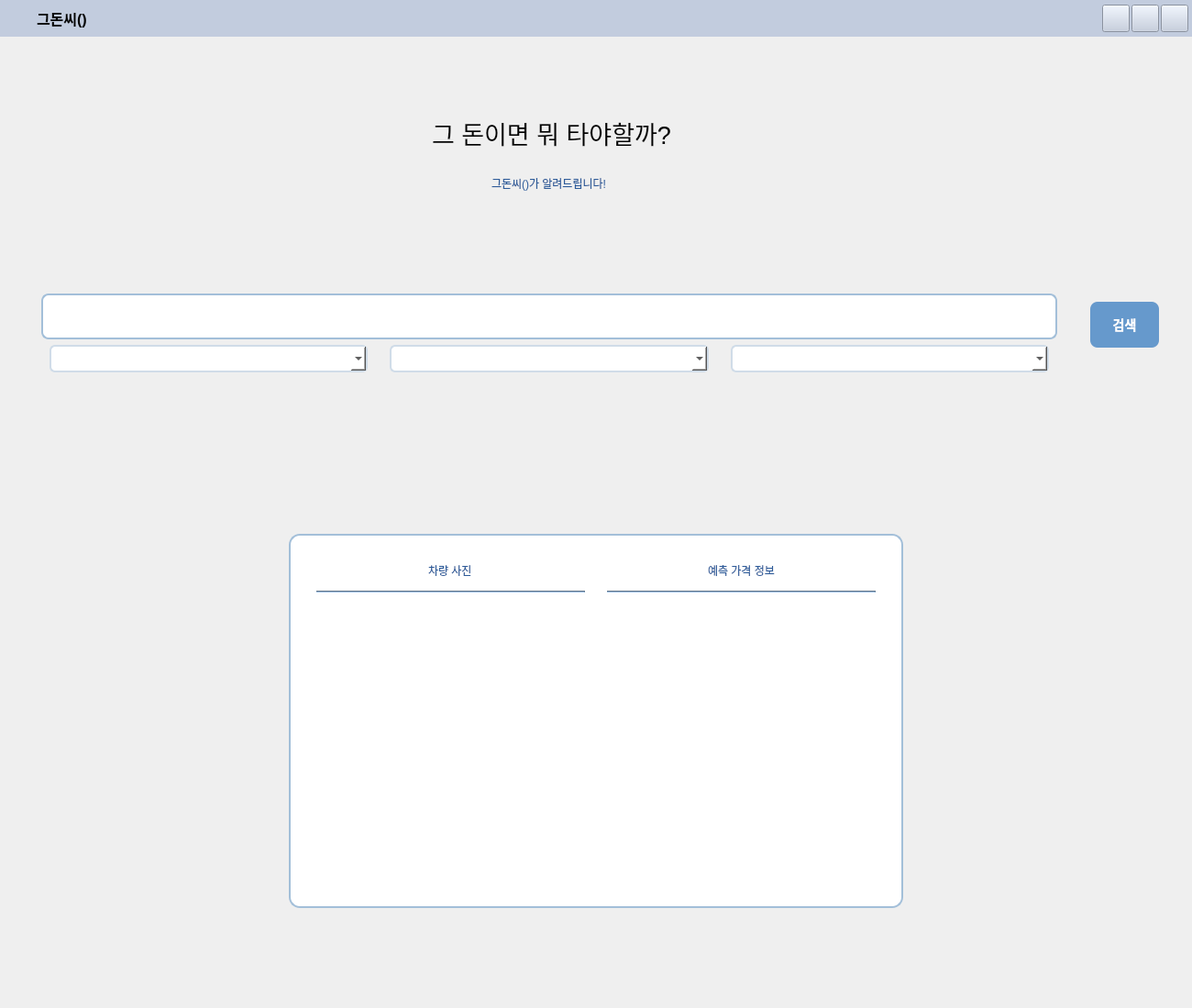
<?xml version="1.0" encoding="UTF-8"?>
<ui version="4.0">
 <class>MainWindow</class>
 <widget class="QMainWindow" name="MainWindow">
  <property name="windowModality">
   <enum>Qt::NonModal</enum>
  </property>
  <property name="geometry">
   <rect>
    <x>0</x>
    <y>0</y>
    <width>1300</width>
    <height>1099</height>
   </rect>
  </property>
  <property name="windowTitle">
   <string>MainWindow</string>
  </property>
  <property name="styleSheet">
   <string notr="true"/>
  </property>
  <widget class="QWidget" name="centralwidget">
   <property name="minimumSize">
    <size>
     <width>0</width>
     <height>0</height>
    </size>
   </property>
   <property name="styleSheet">
    <string notr="true"/>
   </property>
   <layout class="QVBoxLayout" name="verticalLayout">
    <property name="spacing">
     <number>5</number>
    </property>
    <property name="leftMargin">
     <number>0</number>
    </property>
    <property name="topMargin">
     <number>0</number>
    </property>
    <property name="rightMargin">
     <number>0</number>
    </property>
    <property name="bottomMargin">
     <number>0</number>
    </property>
    <item>
     <widget class="QWidget" name="widget" native="true">
      <layout class="QVBoxLayout" name="verticalLayout_2">
       <property name="spacing">
        <number>0</number>
       </property>
       <property name="leftMargin">
        <number>0</number>
       </property>
       <property name="topMargin">
        <number>0</number>
       </property>
       <property name="rightMargin">
        <number>0</number>
       </property>
       <property name="bottomMargin">
        <number>0</number>
       </property>
       <item>
        <widget class="QFrame" name="topBar">
         <property name="minimumSize">
          <size>
           <width>0</width>
           <height>40</height>
          </size>
         </property>
         <property name="maximumSize">
          <size>
           <width>16777215</width>
           <height>40</height>
          </size>
         </property>
         <property name="styleSheet">
          <string notr="true">background-color: rgb(194, 204, 222);</string>
         </property>
         <layout class="QHBoxLayout" name="verticalLayout_4">
          <property name="spacing">
           <number>0</number>
          </property>
          <property name="leftMargin">
           <number>0</number>
          </property>
          <property name="topMargin">
           <number>0</number>
          </property>
          <property name="rightMargin">
           <number>0</number>
          </property>
          <property name="bottomMargin">
           <number>0</number>
          </property>
          <item>
           <widget class="QFrame" name="logoBar">
            <property name="minimumSize">
             <size>
              <width>200</width>
              <height>0</height>
             </size>
            </property>
            <property name="maximumSize">
             <size>
              <width>200</width>
              <height>16777215</height>
             </size>
            </property>
            <property name="frameShadow">
             <enum>QFrame::Sunken</enum>
            </property>
            <layout class="QHBoxLayout" name="horizontalLayout_9">
             <property name="spacing">
              <number>0</number>
             </property>
             <property name="leftMargin">
              <number>5</number>
             </property>
             <property name="topMargin">
              <number>0</number>
             </property>
             <property name="rightMargin">
              <number>0</number>
             </property>
             <property name="bottomMargin">
              <number>0</number>
             </property>
             <item>
              <widget class="QPushButton" name="pushButton_5">
               <property name="minimumSize">
                <size>
                 <width>35</width>
                 <height>35</height>
                </size>
               </property>
               <property name="maximumSize">
                <size>
                 <width>35</width>
                 <height>35</height>
                </size>
               </property>
               <property name="focusPolicy">
                <enum>Qt::StrongFocus</enum>
               </property>
               <property name="styleSheet">
                <string notr="true">border: 0px</string>
               </property>
               <property name="text">
                <string/>
               </property>
               <property name="icon">
                <iconset resource="resources.qrc">
                 <normaloff>:/icons/icons/logo.svg</normaloff>:/icons/icons/logo.svg</iconset>
               </property>
               <property name="iconSize">
                <size>
                 <width>35</width>
                 <height>35</height>
                </size>
               </property>
              </widget>
             </item>
             <item>
              <widget class="QLabel" name="logo_name">
               <property name="font">
                <font>
                 <pointsize>12</pointsize>
                 <weight>75</weight>
                 <italic>false</italic>
                 <bold>true</bold>
                 <underline>false</underline>
                 <strikeout>false</strikeout>
                 <kerning>false</kerning>
                </font>
               </property>
               <property name="text">
                <string>&lt;html&gt;&lt;head/&gt;&lt;body&gt;&lt;p&gt;그돈씨(&lt;img src=&quot;:/icons/icons/character.png&quot;/&gt;)&lt;/p&gt;&lt;/body&gt;&lt;/html&gt;</string>
               </property>
              </widget>
             </item>
            </layout>
           </widget>
          </item>
          <item>
           <widget class="QFrame" name="frame">
            <property name="minimumSize">
             <size>
              <width>0</width>
              <height>0</height>
             </size>
            </property>
            <property name="maximumSize">
             <size>
              <width>16777215</width>
              <height>16777215</height>
             </size>
            </property>
            <layout class="QHBoxLayout" name="horizontalLayout_3">
             <property name="spacing">
              <number>0</number>
             </property>
             <property name="leftMargin">
              <number>0</number>
             </property>
             <property name="topMargin">
              <number>0</number>
             </property>
             <property name="rightMargin">
              <number>0</number>
             </property>
             <property name="bottomMargin">
              <number>0</number>
             </property>
            </layout>
           </widget>
          </item>
          <item>
           <widget class="QFrame" name="titleBar">
            <property name="minimumSize">
             <size>
              <width>100</width>
              <height>40</height>
             </size>
            </property>
            <property name="maximumSize">
             <size>
              <width>100</width>
              <height>40</height>
             </size>
            </property>
            <layout class="QHBoxLayout" name="horizontalLayout_2">
             <property name="spacing">
              <number>0</number>
             </property>
             <property name="leftMargin">
              <number>0</number>
             </property>
             <property name="topMargin">
              <number>0</number>
             </property>
             <property name="rightMargin">
              <number>0</number>
             </property>
             <property name="bottomMargin">
              <number>0</number>
             </property>
             <item>
              <widget class="QPushButton" name="pushButton_3">
               <property name="minimumSize">
                <size>
                 <width>30</width>
                 <height>30</height>
                </size>
               </property>
               <property name="maximumSize">
                <size>
                 <width>30</width>
                 <height>30</height>
                </size>
               </property>
               <property name="text">
                <string/>
               </property>
               <property name="icon">
                <iconset resource="resources.qrc">
                 <normaloff>:/icons/icons/minus.svg</normaloff>:/icons/icons/minus.svg</iconset>
               </property>
               <property name="iconSize">
                <size>
                 <width>17</width>
                 <height>17</height>
                </size>
               </property>
              </widget>
             </item>
             <item>
              <widget class="QPushButton" name="pushButton_2">
               <property name="minimumSize">
                <size>
                 <width>30</width>
                 <height>30</height>
                </size>
               </property>
               <property name="maximumSize">
                <size>
                 <width>30</width>
                 <height>30</height>
                </size>
               </property>
               <property name="text">
                <string/>
               </property>
               <property name="icon">
                <iconset resource="resources.qrc">
                 <normaloff>:/icons/icons/maximize.svg</normaloff>:/icons/icons/maximize.svg</iconset>
               </property>
               <property name="iconSize">
                <size>
                 <width>17</width>
                 <height>17</height>
                </size>
               </property>
              </widget>
             </item>
             <item>
              <widget class="QPushButton" name="pushButton">
               <property name="minimumSize">
                <size>
                 <width>30</width>
                 <height>30</height>
                </size>
               </property>
               <property name="maximumSize">
                <size>
                 <width>30</width>
                 <height>30</height>
                </size>
               </property>
               <property name="text">
                <string/>
               </property>
               <property name="icon">
                <iconset resource="resources.qrc">
                 <normaloff>:/icons/icons/close.svg</normaloff>:/icons/icons/close.svg</iconset>
               </property>
               <property name="iconSize">
                <size>
                 <width>17</width>
                 <height>17</height>
                </size>
               </property>
              </widget>
             </item>
            </layout>
           </widget>
          </item>
         </layout>
        </widget>
       </item>
       <item>
        <widget class="QFrame" name="container">
         <property name="minimumSize">
          <size>
           <width>0</width>
           <height>0</height>
          </size>
         </property>
         <layout class="QVBoxLayout" name="verticalLayout_5">
          <item>
           <widget class="QFrame" name="frame_2">
            <property name="minimumSize">
             <size>
              <width>0</width>
              <height>0</height>
             </size>
            </property>
            <property name="maximumSize">
             <size>
              <width>16777215</width>
              <height>16777215</height>
             </size>
            </property>
            <layout class="QHBoxLayout" name="horizontalLayout">
             <property name="spacing">
              <number>0</number>
             </property>
             <property name="leftMargin">
              <number>0</number>
             </property>
             <property name="topMargin">
              <number>0</number>
             </property>
             <property name="rightMargin">
              <number>0</number>
             </property>
             <property name="bottomMargin">
              <number>0</number>
             </property>
             <item>
              <widget class="QFrame" name="frame_5">
               <property name="minimumSize">
                <size>
                 <width>0</width>
                 <height>0</height>
                </size>
               </property>
               <property name="maximumSize">
                <size>
                 <width>660</width>
                 <height>16777215</height>
                </size>
               </property>
               <property name="font">
                <font>
                 <family>Agency FB</family>
                </font>
               </property>
               <layout class="QVBoxLayout" name="verticalLayout_7"/>
              </widget>
             </item>
             <item>
              <widget class="QFrame" name="input">
               <property name="minimumSize">
                <size>
                 <width>0</width>
                 <height>0</height>
                </size>
               </property>
               <property name="maximumSize">
                <size>
                 <width>16777215</width>
                 <height>16777215</height>
                </size>
               </property>
               <layout class="QVBoxLayout" name="verticalLayout_8">
                <item>
                 <widget class="QFrame" name="frame_11">
                  <property name="minimumSize">
                   <size>
                    <width>0</width>
                    <height>0</height>
                   </size>
                  </property>
                  <property name="maximumSize">
                   <size>
                    <width>16777215</width>
                    <height>16777215</height>
                   </size>
                  </property>
                  <layout class="QVBoxLayout" name="verticalLayout_3">
                   <property name="spacing">
                    <number>0</number>
                   </property>
                   <property name="leftMargin">
                    <number>0</number>
                   </property>
                   <property name="topMargin">
                    <number>0</number>
                   </property>
                   <property name="rightMargin">
                    <number>0</number>
                   </property>
                   <property name="bottomMargin">
                    <number>0</number>
                   </property>
                   <item>
                    <layout class="QHBoxLayout" name="frame_9">
                     <property name="leftMargin">
                      <number>0</number>
                     </property>
                     <property name="topMargin">
                      <number>50</number>
                     </property>
                     <item>
                      <layout class="QHBoxLayout" name="frame_15"/>
                     </item>
                     <item alignment="Qt::AlignHCenter">
                      <widget class="QFrame" name="frame_18">
                       <layout class="QHBoxLayout" name="frame_17">
                        <item>
                         <widget class="QLabel" name="label_3">
                          <property name="maximumSize">
                           <size>
                            <width>70</width>
                            <height>16777215</height>
                           </size>
                          </property>
                          <property name="text">
                           <string>&lt;html&gt;&lt;head/&gt;&lt;body&gt;&lt;p&gt;&lt;img src=&quot;:/icons/icons/car2.png&quot;/&gt;&lt;/p&gt;&lt;/body&gt;&lt;/html&gt;</string>
                          </property>
                         </widget>
                        </item>
                        <item>
                         <widget class="QLabel" name="label">
                          <property name="maximumSize">
                           <size>
                            <width>16777215</width>
                            <height>16777215</height>
                           </size>
                          </property>
                          <property name="font">
                           <font>
                            <pointsize>20</pointsize>
                           </font>
                          </property>
                          <property name="text">
                           <string>&lt;html&gt;&lt;head/&gt;&lt;body&gt;&lt;p&gt;그 돈이면 뭐 타야할까?&lt;/p&gt;&lt;/body&gt;&lt;/html&gt;</string>
                          </property>
                         </widget>
                        </item>
                       </layout>
                      </widget>
                     </item>
                     <item>
                      <layout class="QHBoxLayout" name="frame_16"/>
                     </item>
                    </layout>
                   </item>
                   <item alignment="Qt::AlignTop">
                    <widget class="QFrame" name="frame_10">
                     <property name="maximumSize">
                      <size>
                       <width>16777215</width>
                       <height>50</height>
                      </size>
                     </property>
                     <layout class="QVBoxLayout" name="verticalLayout_9">
                      <item alignment="Qt::AlignHCenter|Qt::AlignTop">
                       <widget class="QLabel" name="label_2">
                        <property name="styleSheet">
                         <string notr="true">color: #2E5C9A</string>
                        </property>
                        <property name="text">
                         <string>&lt;html&gt;&lt;head/&gt;&lt;body&gt;&lt;p&gt;그돈씨(&lt;img src=&quot;:/icons/icons/character_color.png&quot;/&gt;)가 알려드립니다!&lt;/p&gt;&lt;/body&gt;&lt;/html&gt;</string>
                        </property>
                       </widget>
                      </item>
                     </layout>
                    </widget>
                   </item>
                  </layout>
                 </widget>
                </item>
                <item>
                 <widget class="QFrame" name="searchBar">
                  <property name="minimumSize">
                   <size>
                    <width>0</width>
                    <height>0</height>
                   </size>
                  </property>
                  <property name="maximumSize">
                   <size>
                    <width>16777215</width>
                    <height>16777215</height>
                   </size>
                  </property>
                  <layout class="QHBoxLayout" name="horizontalLayout_5">
                   <property name="spacing">
                    <number>0</number>
                   </property>
                   <property name="leftMargin">
                    <number>0</number>
                   </property>
                   <property name="topMargin">
                    <number>0</number>
                   </property>
                   <property name="rightMargin">
                    <number>0</number>
                   </property>
                   <property name="bottomMargin">
                    <number>0</number>
                   </property>
                   <item>
                    <widget class="QFrame" name="car">
                     <property name="maximumSize">
                      <size>
                       <width>16777215</width>
                       <height>16777215</height>
                      </size>
                     </property>
                     <layout class="QVBoxLayout" name="verticalLayout_11">
                      <property name="rightMargin">
                       <number>9</number>
                      </property>
                      <item>
                       <layout class="QVBoxLayout" name="layout_2">
                        <item>
                         <widget class="QLineEdit" name="car_name">
                          <property name="sizePolicy">
                           <sizepolicy hsizetype="Preferred" vsizetype="Preferred">
                            <horstretch>1</horstretch>
                            <verstretch>0</verstretch>
                           </sizepolicy>
                          </property>
                          <property name="minimumSize">
                           <size>
                            <width>550</width>
                            <height>50</height>
                           </size>
                          </property>
                          <property name="maximumSize">
                           <size>
                            <width>16777215</width>
                            <height>50</height>
                           </size>
                          </property>
                          <property name="styleSheet">
                           <string notr="true">QLineEdit {
    background-color: #FFFFFF;
    border: 2px solid #A3BFD9;
    border-radius: 8px;
    padding: 6px;
    font-size: 15px;
}
QLineEdit:focus {
    border: 2px solid #4A7EBB;
    background-color: #F0F7FF;
}</string>
                          </property>
                         </widget>
                        </item>
                       </layout>
                      </item>
                      <item>
                       <layout class="QHBoxLayout" name="choice">
                        <item>
                         <widget class="QFrame" name="yearBar">
                          <property name="maximumSize">
                           <size>
                            <width>16777215</width>
                            <height>16777215</height>
                           </size>
                          </property>
                          <layout class="QHBoxLayout" name="horizontalLayout_6">
                           <property name="topMargin">
                            <number>0</number>
                           </property>
                           <item alignment="Qt::AlignTop">
                            <widget class="QComboBox" name="year">
                             <property name="sizePolicy">
                              <sizepolicy hsizetype="Expanding" vsizetype="Fixed">
                               <horstretch>0</horstretch>
                               <verstretch>0</verstretch>
                              </sizepolicy>
                             </property>
                             <property name="minimumSize">
                              <size>
                               <width>0</width>
                               <height>0</height>
                              </size>
                             </property>
                             <property name="maximumSize">
                              <size>
                               <width>16777215</width>
                               <height>16777215</height>
                              </size>
                             </property>
                             <property name="styleSheet">
                              <string notr="true">QComboBox {
    background-color: #FFFFFF;
    border: 2px solid #D0DCE8;
    border-radius: 6px;
    padding: 4px 8px;
    font-size: 14px;
}
QComboBox:focus {
    border: 2px solid #4A7EBB;
}</string>
                             </property>
                            </widget>
                           </item>
                          </layout>
                         </widget>
                        </item>
                        <item>
                         <widget class="QFrame" name="typeBar">
                          <layout class="QHBoxLayout" name="horizontalLayout_7">
                           <property name="topMargin">
                            <number>0</number>
                           </property>
                           <item alignment="Qt::AlignTop">
                            <widget class="QComboBox" name="oilingtype">
                             <property name="sizePolicy">
                              <sizepolicy hsizetype="Expanding" vsizetype="Fixed">
                               <horstretch>0</horstretch>
                               <verstretch>0</verstretch>
                              </sizepolicy>
                             </property>
                             <property name="minimumSize">
                              <size>
                               <width>0</width>
                               <height>0</height>
                              </size>
                             </property>
                             <property name="maximumSize">
                              <size>
                               <width>16777215</width>
                               <height>16777215</height>
                              </size>
                             </property>
                             <property name="styleSheet">
                              <string notr="true">QComboBox {
    background-color: #FFFFFF;
    border: 2px solid #D0DCE8;
    border-radius: 6px;
    padding: 4px 8px;
    font-size: 14px;
}
QComboBox:focus {
    border: 2px solid #4A7EBB;
}</string>
                             </property>
                            </widget>
                           </item>
                          </layout>
                         </widget>
                        </item>
                        <item>
                         <widget class="QFrame" name="mileageBar">
                          <property name="minimumSize">
                           <size>
                            <width>0</width>
                            <height>0</height>
                           </size>
                          </property>
                          <property name="maximumSize">
                           <size>
                            <width>16777215</width>
                            <height>16777215</height>
                           </size>
                          </property>
                          <layout class="QHBoxLayout" name="horizontalLayout_8">
                           <property name="topMargin">
                            <number>0</number>
                           </property>
                           <item alignment="Qt::AlignTop">
                            <widget class="QComboBox" name="mileage">
                             <property name="sizePolicy">
                              <sizepolicy hsizetype="Expanding" vsizetype="Fixed">
                               <horstretch>0</horstretch>
                               <verstretch>0</verstretch>
                              </sizepolicy>
                             </property>
                             <property name="minimumSize">
                              <size>
                               <width>0</width>
                               <height>0</height>
                              </size>
                             </property>
                             <property name="maximumSize">
                              <size>
                               <width>16777215</width>
                               <height>16777215</height>
                              </size>
                             </property>
                             <property name="toolTipDuration">
                              <number>0</number>
                             </property>
                             <property name="styleSheet">
                              <string notr="true">QComboBox {
    background-color: #FFFFFF;
    border: 2px solid #D0DCE8;
    border-radius: 6px;
    padding: 4px 8px;
    font-size: 14px;
}
QComboBox:focus {
    border: 2px solid #4A7EBB;
}</string>
                             </property>
                            </widget>
                           </item>
                          </layout>
                         </widget>
                        </item>
                       </layout>
                      </item>
                     </layout>
                    </widget>
                   </item>
                  </layout>
                 </widget>
                </item>
               </layout>
              </widget>
             </item>
             <item>
              <widget class="QFrame" name="frame_4">
               <property name="minimumSize">
                <size>
                 <width>0</width>
                 <height>0</height>
                </size>
               </property>
               <property name="maximumSize">
                <size>
                 <width>660</width>
                 <height>16777215</height>
                </size>
               </property>
               <layout class="QVBoxLayout" name="verticalLayout_6">
                <item>
                 <widget class="QFrame" name="verticalFrame">
                  <layout class="QVBoxLayout" name="verticalLayout_13"/>
                 </widget>
                </item>
                <item>
                 <widget class="QFrame" name="frame_12">
                  <property name="minimumSize">
                   <size>
                    <width>0</width>
                    <height>0</height>
                   </size>
                  </property>
                  <property name="maximumSize">
                   <size>
                    <width>16777215</width>
                    <height>16777215</height>
                   </size>
                  </property>
                  <layout class="QVBoxLayout" name="verticalLayout_10">
                   <item>
                    <widget class="QFrame" name="frame_14">
                     <layout class="QVBoxLayout" name="verticalLayout_15">
                      <property name="leftMargin">
                       <number>0</number>
                      </property>
                      <property name="bottomMargin">
                       <number>110</number>
                      </property>
                      <item alignment="Qt::AlignLeft">
                       <widget class="QFrame" name="searchBar_2">
                        <property name="minimumSize">
                         <size>
                          <width>0</width>
                          <height>0</height>
                         </size>
                        </property>
                        <property name="maximumSize">
                         <size>
                          <width>16777215</width>
                          <height>16777215</height>
                         </size>
                        </property>
                        <layout class="QVBoxLayout" name="verticalLayout_12">
                         <property name="spacing">
                          <number>0</number>
                         </property>
                         <property name="leftMargin">
                          <number>0</number>
                         </property>
                         <property name="topMargin">
                          <number>0</number>
                         </property>
                         <property name="rightMargin">
                          <number>0</number>
                         </property>
                         <property name="bottomMargin">
                          <number>0</number>
                         </property>
                         <item alignment="Qt::AlignHCenter">
                          <widget class="QPushButton" name="pushButton_4">
                           <property name="minimumSize">
                            <size>
                             <width>75</width>
                             <height>50</height>
                            </size>
                           </property>
                           <property name="maximumSize">
                            <size>
                             <width>75</width>
                             <height>50</height>
                            </size>
                           </property>
                           <property name="styleSheet">
                            <string notr="true">QPushButton {
    background-color: #6699CC;
    color: white;
    font-weight: bold;
    font-size: 14px;
    padding: 8px 16px;
    border-radius: 8px;
    border: none;
}
QPushButton:hover {
    background-color: #4A7EBB;
}
QPushButton:pressed {
    background-color: #3C6DA6;
}</string>
                           </property>
                           <property name="text">
                            <string>검색</string>
                           </property>
                          </widget>
                         </item>
                        </layout>
                       </widget>
                      </item>
                     </layout>
                    </widget>
                   </item>
                   <item>
                    <widget class="QFrame" name="frame_13">
                     <property name="maximumSize">
                      <size>
                       <width>16777215</width>
                       <height>16777215</height>
                      </size>
                     </property>
                     <layout class="QVBoxLayout" name="verticalLayout_14"/>
                    </widget>
                   </item>
                  </layout>
                 </widget>
                </item>
               </layout>
              </widget>
             </item>
            </layout>
           </widget>
          </item>
          <item>
           <layout class="QHBoxLayout" name="layout">
            <item>
             <widget class="QFrame" name="frame_6">
              <property name="minimumSize">
               <size>
                <width>300</width>
                <height>0</height>
               </size>
              </property>
              <property name="maximumSize">
               <size>
                <width>16777215</width>
                <height>16777215</height>
               </size>
              </property>
              <layout class="QHBoxLayout" name="horizontalLayout_13"/>
             </widget>
            </item>
            <item>
             <widget class="QFrame" name="frame_3">
              <property name="maximumSize">
               <size>
                <width>16777215</width>
                <height>16777215</height>
               </size>
              </property>
              <layout class="QHBoxLayout" name="horizontalLayout_4" stretch="0">
               <property name="sizeConstraint">
                <enum>QLayout::SetDefaultConstraint</enum>
               </property>
               <property name="leftMargin">
                <number>0</number>
               </property>
               <property name="rightMargin">
                <number>0</number>
               </property>
               <property name="bottomMargin">
                <number>100</number>
               </property>
               <item>
                <widget class="QFrame" name="frame_7">
                 <property name="sizePolicy">
                  <sizepolicy hsizetype="Expanding" vsizetype="Fixed">
                   <horstretch>0</horstretch>
                   <verstretch>0</verstretch>
                  </sizepolicy>
                 </property>
                 <property name="minimumSize">
                  <size>
                   <width>600</width>
                   <height>400</height>
                  </size>
                 </property>
                 <property name="maximumSize">
                  <size>
                   <width>1200</width>
                   <height>700</height>
                  </size>
                 </property>
                 <property name="styleSheet">
                  <string notr="true">#frame_7 {
    border: 2px solid #A3BFD9;
    border-radius: 12px;
    background-color: #FFFFFF;
    padding: 10px;
}

</string>
                 </property>
                 <layout class="QHBoxLayout" name="print" stretch="0,0">
                  <item>
                   <widget class="QFrame" name="imageBar">
                    <layout class="QVBoxLayout" name="verticalLayout_22">
                     <property name="leftMargin">
                      <number>9</number>
                     </property>
                     <item alignment="Qt::AlignHCenter">
                      <widget class="QLabel" name="label_4">
                       <property name="minimumSize">
                        <size>
                         <width>0</width>
                         <height>20</height>
                        </size>
                       </property>
                       <property name="maximumSize">
                        <size>
                         <width>16777215</width>
                         <height>20</height>
                        </size>
                       </property>
                       <property name="styleSheet">
                        <string notr="true">color: #2E5C9A;</string>
                       </property>
                       <property name="text">
                        <string>차량 사진</string>
                       </property>
                      </widget>
                     </item>
                     <item>
                      <widget class="Line" name="line">
                       <property name="styleSheet">
                        <string notr="true">    background-color: #8CA9C7;
    max-height: 0px;
    margin-top: 6px;</string>
                       </property>
                       <property name="orientation">
                        <enum>Qt::Horizontal</enum>
                       </property>
                      </widget>
                     </item>
                     <item>
                      <layout class="QVBoxLayout" name="layout_4">
                       <item>
                        <widget class="QLabel" name="image">
                         <property name="text">
                          <string/>
                         </property>
                         <property name="alignment">
                          <set>Qt::AlignRight|Qt::AlignTrailing|Qt::AlignVCenter</set>
                         </property>
                        </widget>
                       </item>
                      </layout>
                     </item>
                    </layout>
                   </widget>
                  </item>
                  <item>
                   <widget class="QFrame" name="resultBar">
                    <property name="minimumSize">
                     <size>
                      <width>310</width>
                      <height>0</height>
                     </size>
                    </property>
                    <property name="maximumSize">
                     <size>
                      <width>16777215</width>
                      <height>16777215</height>
                     </size>
                    </property>
                    <layout class="QVBoxLayout" name="verticalLayout_16">
                     <property name="rightMargin">
                      <number>9</number>
                     </property>
                     <item alignment="Qt::AlignHCenter">
                      <widget class="QLabel" name="label_5">
                       <property name="minimumSize">
                        <size>
                         <width>0</width>
                         <height>20</height>
                        </size>
                       </property>
                       <property name="maximumSize">
                        <size>
                         <width>16777215</width>
                         <height>20</height>
                        </size>
                       </property>
                       <property name="styleSheet">
                        <string notr="true">color: #2E5C9A;</string>
                       </property>
                       <property name="text">
                        <string>예측 가격 정보</string>
                       </property>
                      </widget>
                     </item>
                     <item>
                      <widget class="Line" name="line_2">
                       <property name="styleSheet">
                        <string notr="true">    background-color: #8CA9C7;
    max-height: 0px;
    margin-top: 6px;</string>
                       </property>
                       <property name="orientation">
                        <enum>Qt::Horizontal</enum>
                       </property>
                      </widget>
                     </item>
                     <item>
                      <layout class="QVBoxLayout" name="layout_3">
                       <item alignment="Qt::AlignHCenter">
                        <widget class="QLabel" name="result">
                         <property name="styleSheet">
                          <string notr="true"/>
                         </property>
                         <property name="text">
                          <string/>
                         </property>
                        </widget>
                       </item>
                      </layout>
                     </item>
                    </layout>
                   </widget>
                  </item>
                 </layout>
                </widget>
               </item>
              </layout>
             </widget>
            </item>
            <item>
             <widget class="QFrame" name="frame_8">
              <property name="minimumSize">
               <size>
                <width>300</width>
                <height>0</height>
               </size>
              </property>
              <layout class="QHBoxLayout" name="horizontalLayout_14"/>
             </widget>
            </item>
           </layout>
          </item>
         </layout>
        </widget>
       </item>
      </layout>
     </widget>
    </item>
   </layout>
  </widget>
 </widget>
 <resources>
  <include location="resources.qrc"/>
 </resources>
 <connections/>
</ui>
